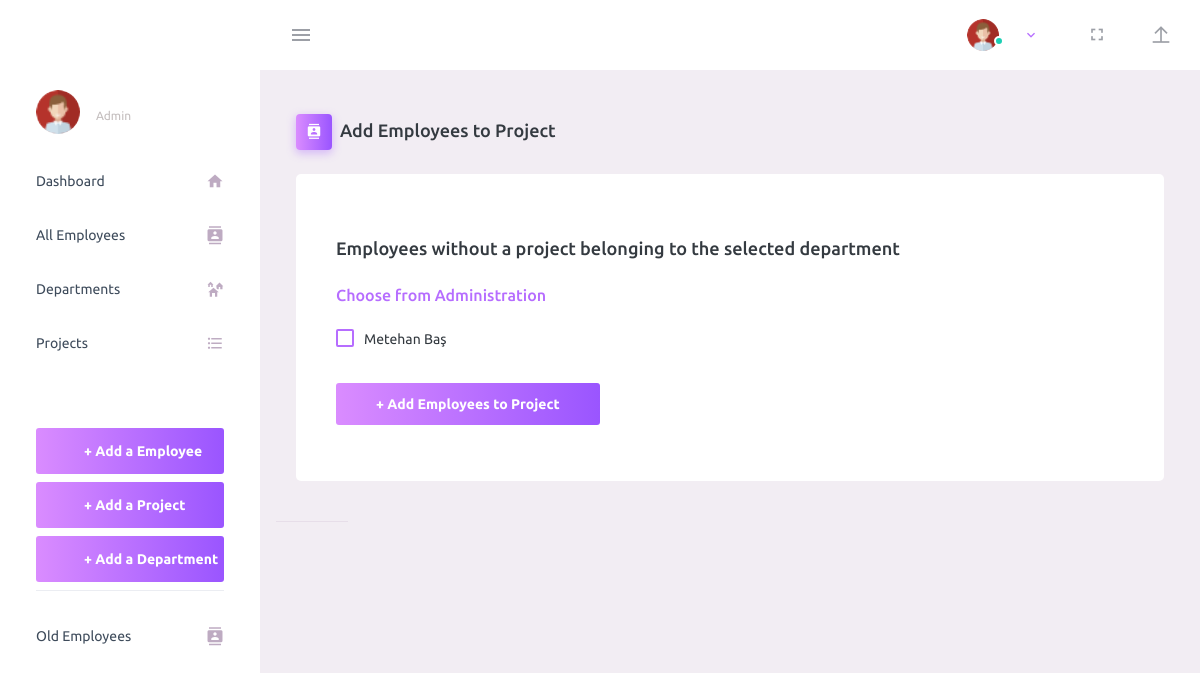
/add_project_employee.php?id=1, run on an earlier commit of the app's database.
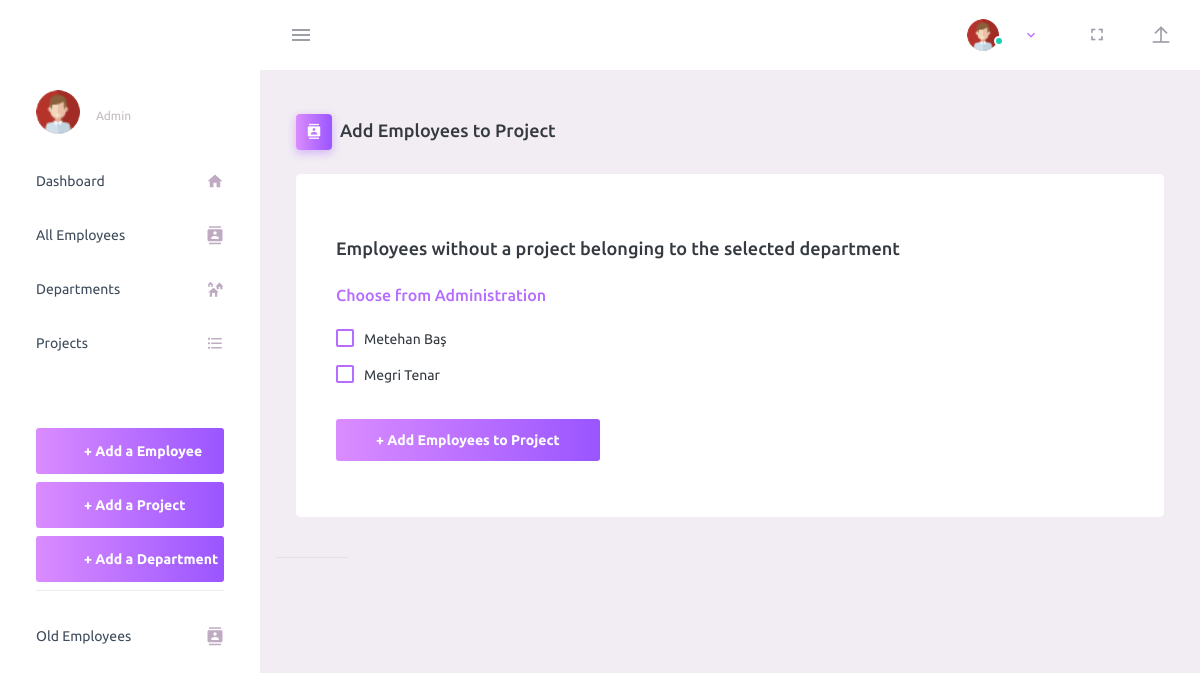
And on a later commit of the database.
### tables this page shows
CREATE TABLE `department` (
  `DepartmentId` int(11) NOT NULL,
  `DeptName` varchar(40) NOT NULL,
  `Location` varchar(55) NOT NULL
);

CREATE TABLE `employee` (
  `EmployeeId` int(11) NOT NULL,
  `Name` varchar(40) NOT NULL,
  `Gender` varchar(10) NOT NULL,
  `Email` varchar(40) NOT NULL,
  `DOB` varchar(12) NOT NULL,
  `Salary` int(7) NOT NULL,
  `EducationId` int(2) NOT NULL,
  `StartingDate` date NOT NULL,
  `LeavingDate` date DEFAULT NULL,
  `JobId` int(3) NOT NULL,
  `DepartmentId` int(11) NOT NULL,
  `ProjectId` int(11) NOT NULL DEFAULT 0,
  `AddressId` int(4) NOT NULL,
  `PhoneId` varchar(13) NOT NULL
);

### add_project_employee.php (the view, shortened to what this page needs)
<?php
include "db_conn.php";
$gid=$_GET['id'];
$query1 = "SELECT * FROM employee WHERE DepartmentId='".$gid."' AND ProjectId = 0";
$result1 = mysqli_query($conn, $query1) or die (mysqli_error());
$query2 = "SELECT * FROM department WHERE DepartmentId='".$gid."'";
$result2 = mysqli_query($conn, $query2) or die (mysqli_error());
$deptrow = mysqli_fetch_array($result2);
?>
<html lang="en">
<head>
  <link rel="stylesheet" href="assets/vendors/mdi/css/materialdesignicons.min.css">
  <link rel="stylesheet" href="assets/vendors/css/vendor.bundle.base.css">
  <link rel="stylesheet" href="assets/css/style.css">
</head>
<body>
  <div class="container-scroller">
    <?php include "nav.php" ?>
    <div class="container-fluid page-body-wrapper">
      <?php include "sidebar.php" ?>
      <div class="main-panel">
        <div class="content-wrapper">
          <div class="page-header">
            <h3 class="page-title">
              <span class="page-title-icon bg-gradient-primary text-white mr-2">
                <i class="mdi mdi-contacts"></i>
              </span>Add Employees to Project
            </h3>
          </div>
          <div class="row" style="margin-top:2%;">
            <div class="col-lg-12 grid-margin stretch-card">
              <div class="card">
                <div class="card-body">
                  <h4>Employees without a project belonging to the selected department </h4> <br>
                  <h5 class="text-primary">Choose from <?php echo $deptrow['DeptName']; ?> </h5>
                  <form style="margin-top:3%;" class="forms-sample" role = "form" onsubmit="false"
                     action = "add_project_employee_check.php" method = "post">
                    <?php
                    while($row=mysqli_fetch_array($result1))
                    {?>
                    <div class="form-check">
                    <label class="form-check-label">
                      <input type="checkbox" name="lang[]" value="<?php echo $row['EmployeeId']; ?>" class="form-check-input"> <?php echo $row['Name'];?> </label>
                  </div>
                    <?php }?>
                    <button style="margin-top:3%;" type="submit" name="submit" class="btn btn-gradient-primary mr-2">+ Add Employees to Project</button>
                  </form>
                </div>
              </div>
            </div>
            <footer class="footer">
            </footer>
          </div>
        </div>
      </div>
</body>
</html>

### nav.php (shortened to what this page needs)
<nav class="navbar default-layout-navbar col-lg-12 col-12 p-0 fixed-top d-flex flex-row">
  <div class="text-center navbar-brand-wrapper d-flex align-items-center justify-content-center">
  </div>
  <div class="navbar-menu-wrapper d-flex align-items-stretch">
    <button class="navbar-toggler navbar-toggler align-self-center" type="button" data-toggle="minimize">
      <span class="mdi mdi-menu"></span>
    </button>
    <ul class="navbar-nav navbar-nav-right">
      <li class="nav-item nav-profile dropdown">
        <a class="nav-link dropdown-toggle" id="profileDropdown" href="#" data-toggle="dropdown" aria-expanded="false">
          <div class="nav-profile-img">
            <img src="assets/images/faces-clipart/pic-1.png" alt="image">
            <span class="availability-status online"></span>
          </div>
        </a>
      </li>
      <li class="nav-item d-none d-lg-block full-screen-link">
        <a class="nav-link">
          <i class="mdi mdi-fullscreen" id="fullscreen-button"></i>
        </a>
      </li>
      <li class="nav-item nav-settings d-none d-lg-block">
        <a class="nav-link" href="#">
          <i class="mdi mdi-arrow-expand-up"></i>
        </a>
      </li>
    </ul>
  </div>
</nav>

### sidebar.php (shortened to what this page needs)
<nav class="sidebar sidebar-offcanvas" id="sidebar">
  <ul class="nav">
    <li class="nav-item nav-profile">
      <a href="profile.php" class="nav-link">
        <div class="nav-profile-image">
          <img src="assets/images/faces-clipart/pic-1.png" alt="image">
        </div>
        <div class="nav-profile-text d-flex flex-column">
          <span class="text-secondary text-small">Admin</span>
        </div>
      </a>
    </li>
    <li class="nav-item">
      <a class="nav-link" href="home.php">
        <span class="menu-title">Dashboard</span>
        <i class="mdi mdi-home menu-icon"></i>
      </a>
    </li>
    <li class="nav-item">
      <a class="nav-link" href="employee.php" aria-expanded="false">
        <span class="menu-title">All Employees</span>
        <i class="mdi mdi-contacts menu-icon"></i>
      </a>
    </li>
    <li class="nav-item">
      <a class="nav-link" href="department.php">
        <span class="menu-title">Departments</span>
        <i class="mdi mdi-home-group menu-icon"></i>
      </a>
    </li>
    <li class="nav-item">
      <a class="nav-link" href="project.php">
        <span class="menu-title">Projects</span>
        <i class="mdi mdi-format-list-bulleted menu-icon"></i>
      </a>
    </li>
    <li class="nav-item sidebar-actions">
      <span class="nav-link">
        <a href="add_employee.php" style="text-decoration:none;"><button class="btn btn-block btn-lg btn-gradient-primary mt-4">+ Add a Employee</button></a>
        <a href="add_project.php" style="text-decoration:none;"><button class="btn btn-block btn-lg btn-gradient-primary mt-2">+ Add a Project</button></a>
        <a href="add_department.php" style="text-decoration:none;"><button class="btn btn-block btn-lg btn-gradient-primary mt-2">+ Add a Department</button></a>
        <div class="mt-2">
          <div class="border-bottom">
          </div>
        </div>
      </span>
    </li>
    <li class="nav-item">
      <a class="nav-link" href="employee_old.php" aria-expanded="false">
        <span class="menu-title">Old Employees</span>
        <i class="mdi mdi-contacts menu-icon"></i>
      </a>
    </li>
  </ul>
</nav>

What changed in the data, as far as the page shows it:
added employee: Name "Megri Tenar"
